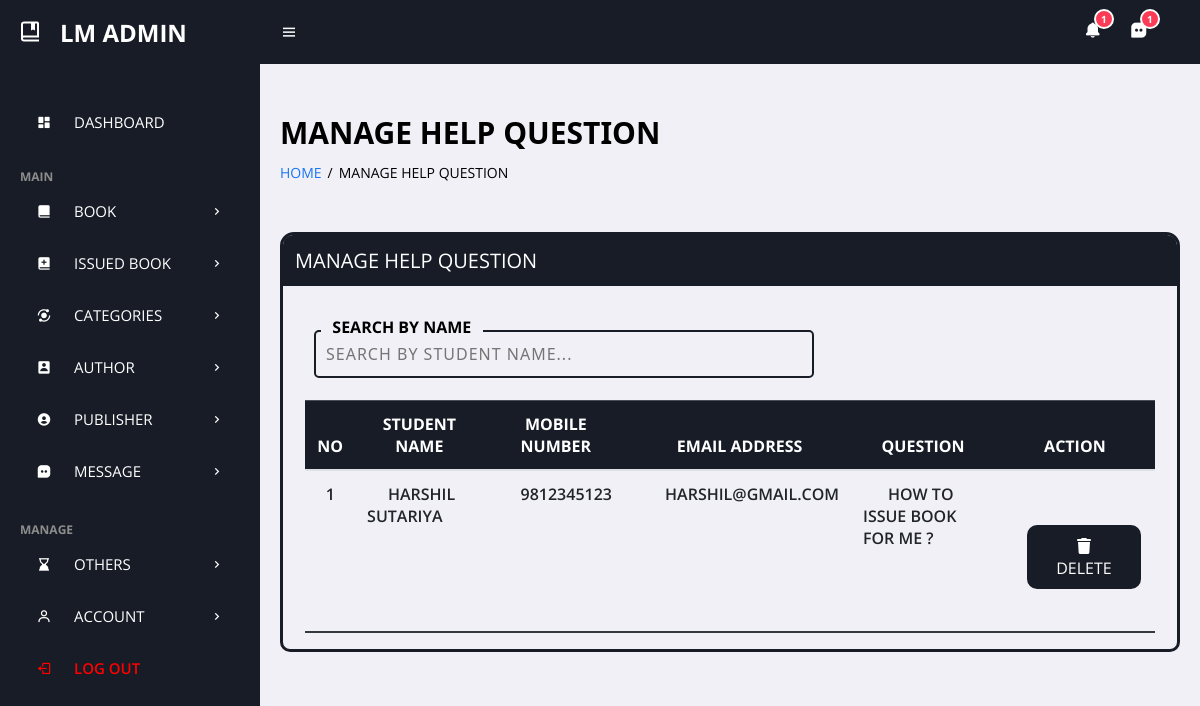
The page /admin/manage-help.php (signed in) on the database its author committed.
### tables this page shows
CREATE TABLE `tblhelp` (
  `id` int(11) NOT NULL,
  `studentname` varchar(200) NOT NULL,
  `mobilenumber` varchar(200) NOT NULL,
  `emailaddress` varchar(200) NOT NULL,
  `question` varchar(200) NOT NULL
);

### admin/manage-help.php (the view, shortened to what this page needs)
<?php
include('includes/config.php');
if(strlen($_SESSION['alogin'])==0)
    {
header('location:index.php');
}
else{
    ?>
<!DOCTYPE html>
<html xmlns="http://www.w3.org/1999/xhtml">
<?php include('includes/header.php');?>
<main>
    <h1 class="title">manage help question</h1>
    <ul class="breadcrumbs">
        <li><a href="dashboard.php">Home</a></li>
        <li class="divider">/</li>
        <li><a href="manage-authors.php" class="active">manage help question</a></li>
    </ul>
    <div class="bigbox">
        <div class="box">
            <p>manage help question</p>
        </div><br>
        <div style="margin-bottom: 20px; margin-left: 11px;">
            <div class="coolinput">
                <label for="input" class="text">&nbsp; SEARCH BY NAME&nbsp;&nbsp;</label>
                <input class="input" id="searchInput" type="text" placeholder="SEARCH BY STUDENT NAME..."
                    autocomplete="off" onkeyup="filterTable()" />
            </div>
        </div>
        <table id="myTable" class="table">
            <thead class="table-dark">
                <tr>
                    <th>no</th>
                    <th>STUDENT NAME</th>
                    <th>MOBILE NUMBER</th>
                    <th>email address</th>
                    <th>Question</th>
                    <th>Action</th>
                </tr>
            </thead>
            <tbody>
                <?php $sql = "SELECT * from  tblhelp";
                    $query = $dbh -> prepare($sql);
                    $query->execute();
                    $results=$query->fetchAll(PDO::FETCH_OBJ);
                    $cnt=1;
                    if($query->rowCount() > 0)
                    {
                    foreach($results as $result)
                    {               ?>
                <tr class="odd gradeX">
                    <td class="center">&nbsp;&nbsp;<?php echo htmlentities($cnt);?></td>
                    <td class="center">
                        &nbsp;&nbsp;&nbsp;&nbsp;&nbsp;<?php echo htmlentities($result->studentname);?>
                    </td>
                    <td class="center">
                        &nbsp;&nbsp;&nbsp;&nbsp;&nbsp;&nbsp;<?php echo htmlentities($result->mobilenumber);?></td>
                    <td class="center">
                        &nbsp;&nbsp;&nbsp;&nbsp;&nbsp;&nbsp;<?php echo htmlentities($result->emailaddress);?></td>
                        <td class="center">
                        &nbsp;&nbsp;&nbsp;&nbsp;&nbsp;&nbsp;<?php echo htmlentities($result->question);?></td>
                    <td class="center">
                            <a href="manage-help.php?del=<?php echo htmlentities($result->id);?>"
                                onclick="return confirm('ARE YOU SURE TO WANT DELETE A QUESTION OF HELP ?');"" >  <button class="
                                bttn"><i class="fa-solid fa-trash"></i> Delete</button>
                    </td>
                </tr>
                <?php $cnt=$cnt+1;}} ?>
            </tbody>
        </table>
    </div>
</main>
</body>
</html>
<?php } ?>

### admin/assets/css/admin_style.css (style rules this page uses)
:root { --header-height: 2.5rem; --black-color: hsl(220, 24%, 12%); --black-color-light: hsl(220, 24%, 15%); --black-color-lighten: hsl(220, 20%, 18%); --white-color: #fff; --body-color: hsl(220, 100%, 97%); --body-font: "Montserrat", sans-serif; --normal-font-size: .938rem; --font-regular: 400; --font-semi-bold: 600; --z-tooltip: 10; --z-fixed: 100; }
@media screen and (min-width: 1024px) { :root { --normal-font-size: 1rem; } }
* { font-family: 'Open Sans', sans-serif; margin: 0; padding: 0; box-sizing: border-box; text-transform: uppercase !important; }
:root { --grey: #F1F0F6; --dark-grey: #8D8D8D; --light: #fff; --dark: #000; --green: #81D43A; --light-green: #E3FFCB; --blue: #1775F1; --light-blue: #D0E4FF; --dark-blue: #0C5FCD; --red: #FC3B56; }
html { overflow-x: hidden; }
body { background: var(--grey); overflow-x: hidden; }
a { text-decoration: none; }
li { list-style: none; }
main { width: 100%; padding: 24px 20px 20px 20px; }
main .title { font-size: 30px; font-weight: 600; margin-bottom: 10px; font-family: system-ui, -apple-system, BlinkMacSystemFont, 'Segoe UI', Roboto, Oxygen, Ubuntu, Cantarell, 'Open Sans', 'Helvetica Neue', sans-serif !important; }
main .breadcrumbs { display: flex; grid-gap: 6px; }
main .breadcrumbs li, main .breadcrumbs li a { font-size: 14px; }
main .breadcrumbs li a { color: var(--blue); }
main .breadcrumbs li a.active, main .breadcrumbs li.divider { color: black; pointer-events: none; }
.bigbox { border: 3px solid hsl(220, 24%, 12%); border-bottom-left-radius: 10px; border-bottom-right-radius: 10px; border-top-left-radius: 14px; border-top-right-radius: 14px; width: auto; height: auto; margin-top: 50px; }
.box { border: 2px solid hsl(220, 24%, 12%); border-top-left-radius: 10px; border-top-right-radius: 10px; width: auto; height: auto; background-color: hsl(220, 24%, 12%); color: white; padding: 10px; font-family: system-ui, -apple-system, BlinkMacSystemFont, 'Segoe UI', Roboto, Oxygen, Ubuntu, Cantarell, 'Open Sans', 'Helvetica Neue', sans-serif !important; font-size: 20px; padding-bottom: 10px; }
.coolinput { display: flex; flex-direction: column; width: fit-content; position: static; max-width: 240px; margin-left: 20px; }
.coolinput label.text { font-size: 1rem; color: black; font-weight: 700; position: relative; top: 0.5rem; margin: 0 0 0 7px; padding: 0 3px; background: var(--grey); width: fit-content; }
.coolinput input[type=text].input { padding: 11px 10px; font-size: 1rem; border: 2px var(--black-color) solid; border-radius: 5px; background: var(--grey) !important; color: black; width: 500px; font-weight: 500; font-family: system-ui, -apple-system, BlinkMacSystemFont, 'Segoe UI', Roboto, Oxygen, Ubuntu, Cantarell, 'Open Sans', 'Helvetica Neue', sans-serif; letter-spacing: 1px; }
button.bttn { background-color: var(--black-color); border: none; color: white; text-align: center; text-decoration: none; display: inline-block; font-size: 16px; margin: 4px 2px; cursor: pointer; text-transform: uppercase; padding: 10px 25px; border-radius: 10px; margin-left: 20px; margin-top: 20px; margin-bottom: 30px; }
table { border-collapse: collapse; }
.table { width: 95%; margin-bottom: 1rem; color: #212529; margin-left: 2.5% !important; margin-top: 2.5% !important; }
.table td, .table th { padding: .75rem; vertical-align: top; border-top: 1px solid #dee2e6; }
.table thead th { vertical-align: bottom; border-bottom: 2px solid #dee2e6; }
.table-dark, .table-dark>td, .table-dark>th { background-color: #c6c8ca; }
.table-dark tbody+tbody, .table-dark td, .table-dark th, .table-dark thead th { border-color: #95999c; }
.table-dark { color: #fff; background-color: #343a40; }
.table-dark td, .table-dark th, .table-dark thead th { border-color: #454d55; }
tbody tr { border-bottom: 2px solid #343a40; }
.table-dark { background-color: var(--black-color) !important; }
tr.odd.gradeX { font-weight: 600; }

### rows shown on the page
tblhelp: studentname "HARSHIL SUTARIYA", mobilenumber "9812345123", emailaddress "HARSHIL@GMAIL.COM", question "HOW TO ISSUE BOOK FOR ME ?"

### other values the page prints
$counthelp "1"
$countmessage "1"
